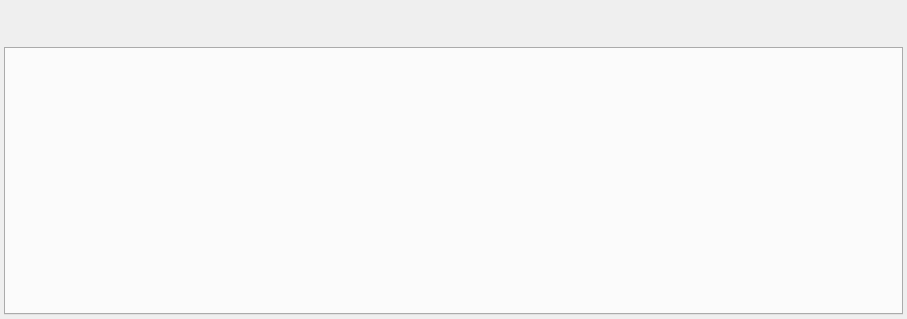
<?xml version="1.0" encoding="UTF-8"?>
<ui version="4.0">
 <class>DFastResultDlg</class>
 <widget class="QWidget" name="DFastResultDlg">
  <property name="geometry">
   <rect>
    <x>0</x>
    <y>0</y>
    <width>907</width>
    <height>319</height>
   </rect>
  </property>
  <property name="windowTitle">
   <string>Form</string>
  </property>
  <property name="styleSheet">
   <string notr="true">QWidget#DFastResultDlg {background-color: &quot;white&quot;;}</string>
  </property>
  <layout class="QVBoxLayout" name="verticalLayout">
   <property name="spacing">
    <number>12</number>
   </property>
   <property name="leftMargin">
    <number>4</number>
   </property>
   <property name="topMargin">
    <number>4</number>
   </property>
   <property name="rightMargin">
    <number>4</number>
   </property>
   <property name="bottomMargin">
    <number>4</number>
   </property>
   <item>
    <layout class="QHBoxLayout" name="horizontalLayout">
     <property name="spacing">
      <number>6</number>
     </property>
     <property name="topMargin">
      <number>4</number>
     </property>
     <item>
      <widget class="DSVGButton" name="pushButton_exportAsPDF" native="true">
       <property name="minimumSize">
        <size>
         <width>27</width>
         <height>27</height>
        </size>
       </property>
       <property name="maximumSize">
        <size>
         <width>27</width>
         <height>27</height>
        </size>
       </property>
      </widget>
     </item>
     <item>
      <widget class="DSVGButton" name="pushButton_exportAsHTML" native="true">
       <property name="minimumSize">
        <size>
         <width>27</width>
         <height>27</height>
        </size>
       </property>
       <property name="maximumSize">
        <size>
         <width>27</width>
         <height>27</height>
        </size>
       </property>
      </widget>
     </item>
     <item>
      <widget class="DSVGButton" name="pushButton_removeAllResults" native="true">
       <property name="minimumSize">
        <size>
         <width>27</width>
         <height>27</height>
        </size>
       </property>
       <property name="maximumSize">
        <size>
         <width>27</width>
         <height>27</height>
        </size>
       </property>
      </widget>
     </item>
     <item>
      <spacer name="horizontalSpacer">
       <property name="orientation">
        <enum>Qt::Horizontal</enum>
       </property>
       <property name="sizeHint" stdset="0">
        <size>
         <width>40</width>
         <height>20</height>
        </size>
       </property>
      </spacer>
     </item>
    </layout>
   </item>
   <item>
    <widget class="QTabWidget" name="tabWidget">
     <property name="font">
      <font>
       <family>Helvetica</family>
       <pointsize>12</pointsize>
       <weight>75</weight>
       <bold>true</bold>
      </font>
     </property>
     <property name="styleSheet">
      <string notr="true"/>
     </property>
     <property name="documentMode">
      <bool>false</bool>
     </property>
    </widget>
   </item>
  </layout>
 </widget>
 <customwidgets>
  <customwidget>
   <class>DSVGButton</class>
   <extends>QWidget</extends>
   <header location="global">DLib/DGUI/svgbutton.h</header>
   <container>1</container>
  </customwidget>
 </customwidgets>
 <resources/>
 <connections/>
</ui>
